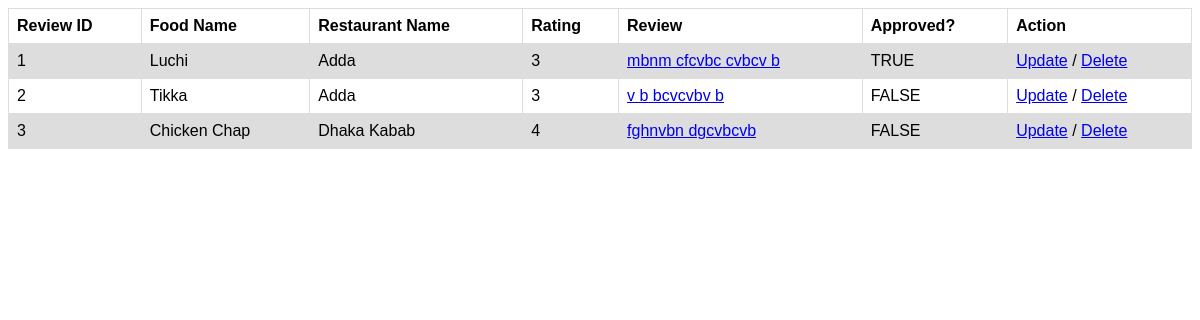
The page /food_r.php (signed in) on the database its author committed.
### tables this page shows
CREATE TABLE `f_review` (
  `reviewID` int(11) NOT NULL,
  `fid` int(11) NOT NULL,
  `rid` int(11) NOT NULL,
  `addedBy` varchar(50) NOT NULL,
  `rating` int(11) NOT NULL,
  `review` text NOT NULL,
  `approval` varchar(7) NOT NULL
);

CREATE TABLE `food` (
  `fid` int(11) NOT NULL,
  `rid` int(11) NOT NULL,
  `name` varchar(100) NOT NULL,
  `price` int(11) NOT NULL,
  `addedBy` varchar(50) NOT NULL,
  `approval` varchar(7) NOT NULL
);

CREATE TABLE `restaurant` (
  `rid` int(10) NOT NULL,
  `name` varchar(100) NOT NULL,
  `area` varchar(50) NOT NULL,
  `address` text NOT NULL,
  `addedBy` varchar(50) NOT NULL,
  `approval` varchar(7) NOT NULL
);

### session.php (called while the page is built, shortened)
<?php
   require 'db_connection.php';
   $user_check = $_SESSION['email'];
   $ses_sql = mysqli_query($conn,"select * from user where email = '$user_check' ");
   $row = mysqli_fetch_array($ses_sql);
   $login_email = $row['email'];
   $usertype = $row['usertype'];
?>

### food_r.php (the view, shortened to what this page needs)
<?php
    require 'session.php';
    $email = $login_email;
    if ($usertype=='admin' || $usertype=='moderator') {
        $sql1 = "SELECT f_review.reviewID, food.name,  restaurant.name, f_review.addedBy, f_review.rating, f_review.review, f_review.approval FROM f_review JOIN food JOIN restaurant WHERE f_review.fid = food.fid AND f_review.rid = restaurant.rid ";
        if($result = mysqli_query($conn, $sql1)){
            if(mysqli_num_rows($result) > 0)
            { ?>
                <table>
                    <tr>
                        <th>Review ID</th>
                        <th>Food Name</th>
                        <th>Restaurant Name</th>
                        <th>Review By</th>
                        <th>Rating</th>
                        <th>Review</th>
                        <th>Approved?</th>
                        <th>Action</th>
                    </tr>
              <?php  while($row = mysqli_fetch_array($result))
            { ?>
                    <tr>
                        <td> <?php echo $row['0'] ?> </td>
                        <td> <?php echo $row['1'] ?> </td>
                        <td> <?php echo $row['2'] ?> </td>
                        <td> <?php echo $row['3'] ?> </td>
                        <td> <?php echo $row['4'] ?> </td>
                        <td> <a href="f_rev_full.php?id=<?php echo $row['reviewID'] ?>" target="_blank"><?php echo $row['5'] ?> </a> </td>
                        <td> <?php echo $row['6'] ?> </td>
                        <td>
                          <a href="update_f_rev.php?id=<?php echo $row['reviewID']; ?> " target="_blank"><span class="edit" title="Edit"> Update</span></a> /
                          <a href="delete_f_rev.php?id=<?php echo $row['reviewID']; ?>" onclick="return confirm('Are you sure you wish to delete this Record?');">
                              <span class="delete" title="Delete"> Delete</span>
                          </a>
                      </td>
                    </tr>
        <?php        }
                echo "</table>";
                mysqli_free_result($result);
            } else{
                echo "No records matching your query were found.";
            }
        }
        else {
            echo "ERROR: Could not execute $sql. " . mysqli_error($conn);
        }
    }
    else {
        $sql1 = "SELECT f_review.reviewID, food.name,  restaurant.name, f_review.rating, f_review.review, f_review.approval FROM f_review JOIN food JOIN restaurant WHERE f_review.fid = food.fid AND f_review.rid = restaurant.rid  AND f_review.addedBy = '$email' ";
        if($result = mysqli_query($conn, $sql1)){
            if(mysqli_num_rows($result) > 0)
            { ?>
                <table>
                    <tr>
                        <th>Review ID</th>
                        <th>Food Name</th>
                        <th>Restaurant Name</th>
                        <th>Rating</th>
                        <th>Review</th>
                        <th>Approved?</th>
                        <th>Action</th>
                    </tr>
              <?php  while($row = mysqli_fetch_array($result))
            { ?>
                    <tr>
                        <td> <?php echo $row['0'] ?> </td>
                        <td> <?php echo $row['1'] ?> </td>
                        <td> <?php echo $row['2'] ?> </td>
                        <td> <?php echo $row['3'] ?> </td>
                        <td> <a href="f_rev_full.php?id=<?php echo $row['reviewID'] ?>" target="_blank"><?php echo $row['4'] ?> </a> </td>
                        <td> <?php echo $row['5'] ?> </td>
                        <td>
                          <a href="update_f_rev.php?id=<?php echo $row['0']; ?> " target="_blank"><span class="edit" title="Edit"> Update</span></a> /
                          <a href="delete_f_rev.php?id=<?php echo $row['reviewID']; ?>" onclick="return confirm('Are you sure you wish to delete this Record?');">
                              <span class="delete" title="Delete"> Delete</span>
                          </a>
                      </td>
                    </tr>
        <?php        }
                echo "</table>";
            } else{
                echo "No records matching your query were found.";
            }
        }
        else {
            echo "ERROR: Could not execute $sql. " . mysqli_error($conn);
        }
    }
?>
<!DOCTYPE html>
<html lang="en">
<head>
</head>
<body>
</body>
</html>

### food_r.php (style rules this page uses)
table { font-family: arial, sans-serif; border-collapse: collapse; width: 100%; }
td, th { border: 1px solid #dddddd; text-align: left; padding: 8px; }
tr:nth-child(even) { background-color: #dddddd; }

### rows shown on the page
f_review: reviewID "1", fid.name "Luchi", rid.name "Adda", rating "3", review "mbnm cfcvbc cvbcv b", approval "TRUE"
f_review: reviewID "2", fid.name "Tikka", rid.name "Adda", rating "3", review "v b bcvcvbv b", approval "FALSE"
f_review: reviewID "3", fid.name "Chicken Chap", rid.name "Dhaka Kabab", rating "4", review "fghnvbn dgcvbcvb", approval "FALSE"
